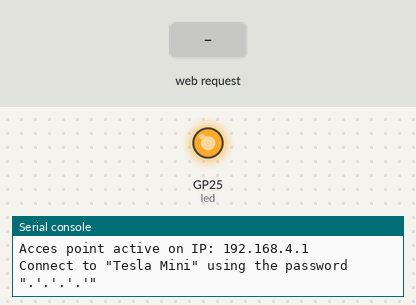
Bench run of a program on a simulated Raspberry Pi Pico running MicroPython. Shown: output pins drawn as LEDs (lit = HIGH), the last lines printed to the serial console. Dashed ring = blinking. Inputs (shaded band) come from the test bench. The board's own WiFi access point starts at once; files that are not in the repository are absent.

Above: at 0.01 s.
At 5.0 s:
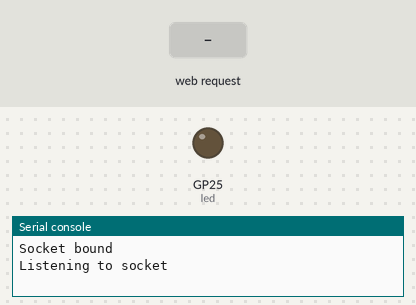
5.1 s: HTTP request GET / received
At 5.75 s:
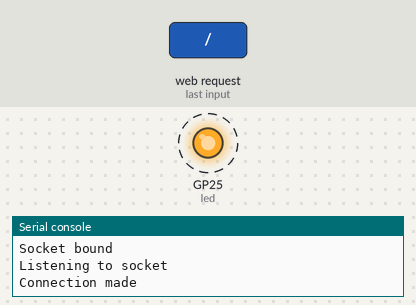
Timing chart, 0 to 8.1 s (numbered marks = the images above; inputs shaded):
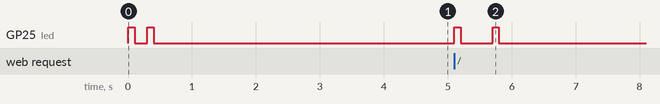

The program:

websiteHost.py
```python
# type:ignore
# ---------- Packages ----------
import json
from time import sleep
from machine import Pin
import network
import socket
import select
import gc
gc.collect()
gc.mem_free()


# ---------- Variables ----------
wlan = network.WLAN(network.AP_IF)
s = None
sConn = None


# ---------- Led ----------
print('Preparing software...')

led = Pin("LED", Pin.OUT)
led.off()
def blink(blinks):
  for i in range(0, blinks):
    led.toggle()
    sleep(0.1)
    led.toggle()
    sleep(0.2)
  sleep(0.3)
# ---------- Functions ----------
def processData(data):
    blink(1)
    print("Data received!")

    global sConn

    # Check data is coming from a webbrowser or the app
    # Then process it based on the source
    if data.split()[0] == "GET":
        print("GET")

        url = data.split()[1]
        sendWebpage(url)

        data_title = "control"
        data_data = data.split()[1][1:]
    else:
        data_object = json.loads(data)
        data_title = data_object["title"]
        data_data = data_object["data"]

    print(data_title,"-",data_data)
    if data_title and data_data:
        if (data_title == "control"):
            sleep(0.5)
            if (data_data == "forwards"):
                blink(3)
            if (data_data == "backwards"):
                blink(4)
            if (data_data == "left"):
                blink(5)
            if (data_data == "right"):
                blink(6)
            if (data_data == "brake"):
                blink(7)

    sConn.close()


# ---------- Setup network ----------
def setupNetwork():
    global wlan
    print('Setting up network...')
    # Set network type
    wlan = network.WLAN(network.AP_IF)
    # Set the name and password of the WiFi AP
    ssid = "Tesla Mini"
    password = ".'.'.'.'"
    # Create the WiFi AP
    # ip, subnet, gateway, dns
    wlan.ifconfig(('192.168.4.1', '255.255.255.0', '192.168.4.1', '8.8.8.8'))
    wlan.config(essid=ssid, password=password)
    # Start network
    print('Starting network...')
    wlan.active(True)
    # Wait to start
    while wlan.active() == False:
        wlan.active(True)
        sleep(0.1)
        pass
    print("Acces point active on IP: " + wlan.ifconfig()[0])
    print("Connect to \"" + ssid + "\" using the password \"" + password + "\"")
    blink(2)

# ---- Stop network ----
def stopNetwork():
    global wlan
    wlan.active(False)
    print('Stopped network')

# ---------- Connecting ----------
def makeSocket(wlan):
    global s
    # Remove possible previous socket
    try:
        s.close()
    except Exception as e:
        pass
    # Create a socket
    s = socket.socket()
    s.setsockopt(socket.SOL_SOCKET, socket.SO_REUSEADDR, 1)
    # Bind the socket to a local address and port
    s.bind((wlan.ifconfig()[0], 80))
    s.setblocking(0)
    print("Socket bound")
    listenToSocket()

def listenToSocket():
    global s, sConn
    # Listen for incoming connections
    s.listen()
    print("Listening to socket")

    # Accept an incoming connection
    while True:
        try:
            sConn, sAddr = s.accept()
            break
        except Exception as e:
            pass
    blink(1)
    print("Connection made")

def receiveSocketData():
    global s, sConn
    # Continuously receive data and process it
    data = None
    while True:
        # Check if connection is still active
        connected = select.select([s], [], [], 0)
        if not connected:
            print("Connection lost")
            raise Exception("Connection lost")
        # If there is data, process it
        data = sConn.recv(1024).decode()
        if not data:
            continue
        if data != None:
            processData(data)

        data = None

# ---------- Send webpage ----------
def sendWebpage(page):
    global sConn
    # If the request URL is not '/', return a 404 Not Found response
    if page != '/':
        response = 'HTTP/1.1 404 Not Found\n'
        response += 'Content-Type: text/html\n'
        response += '\n'
        response += '<html><body>404 Not Found</body></html>\n'
        sConn.send(response.encode())
        return

    # Page
    webpageFile = open("./index.html", "r")
    html = webpageFile.read()
    html_compact = html.replace('\n', ' ').replace('\r', '')
    webpageFile.close()

    # Construct the response
    response = 'HTTP/1.1 200 OK\n'
    response += 'Content-Type: text/html\n'
    response += '\n'
    response += html_compact + '\n'
    print("Send webpage")

    # Send the response to the client
    sConn.send(response.encode())


# -------------------------------- Main --------------------------------
def main():
    try:
        # Stop possible previous network
        stopNetwork()
        # Setup the network
        setupNetwork()
        # Make a socket
        makeSocket(wlan)
        while True:
            try:
                # Receive data from the socket
                receiveSocketData()
            except Exception as e:
                try:
                    # Listen to the socket
                    listenToSocket()
                except Exception as e:
                    # Remake a socket
                    makeSocket(wlan)
    except Exception as e:
        print(e)

main()
```

Measured:
- after the input at 5.1 s, GP25 (led): alternates HIGH for 0.10 s and LOW for 0.50 s, 4 changes in all, then stays LOW, starting at once
